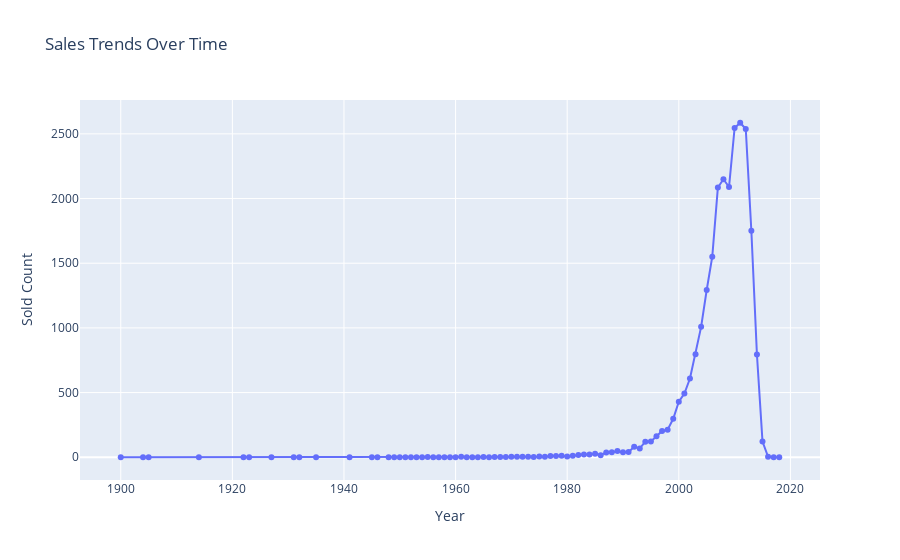
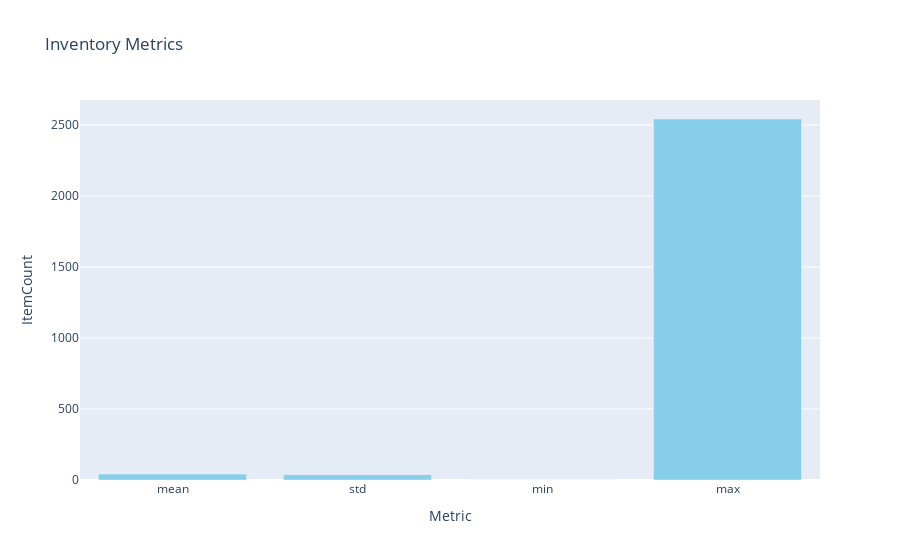

Here is the notebook cell these charts were saved with, in order:
### Code cell
import plotly.graph_objects as go

# Sales Trends Over Time
sales_trends = df.groupby('ReleaseYear')['SoldCount'].sum().reset_index()

sales_line_chart = go.Figure()

sales_line_chart.add_trace(go.Scatter(x=sales_trends['ReleaseYear'], y=sales_trends['SoldCount'], mode='lines+markers', name='Sales Trends'))
sales_line_chart.update_layout(title='Sales Trends Over Time',
                               xaxis_title='Year',
                               yaxis_title='Sold Count')

# Inventory Metrics
inventory_metrics = df.describe().loc[['mean', 'std', 'min', 'max'], 'ItemCount'].reset_index()
inventory_metrics.columns = ['Metric', 'ItemCount']

inventory_bar_plot = go.Figure()

inventory_bar_plot.add_trace(go.Bar(x=inventory_metrics['Metric'], y=inventory_metrics['ItemCount'], marker_color='skyblue', name='Inventory Metrics'))
inventory_bar_plot.update_layout(title='Inventory Metrics',
                                 xaxis_title='Metric',
                                 yaxis_title='ItemCount')

# Display visualizations
sales_line_chart.show()
inventory_bar_plot.show()

### Figure 1 — Plotly figure (JSON) as saved in the notebook; plotly's stock layout.template omitted (floating-point values rounded to 4 significant figures)
{"data": [{"mode": "lines+markers", "name": "Sales Trends", "type": "scatter", "x": [1900, 1904, 1905, 1914, 1922, 1923, 1927, 1931, 1932, 1935, 1941, 1945, 1946, 1948, 1949, 1950, 1951, 1952, 1953, 1954, 1955, 1956, 1957, 1958, 1959, 1960, 1961, 1962, 1963, 1964, 1965, 1966, 1967, 1968, 1969, 1970, 1971, 1972, 1973, 1974, 1975, 1976, 1977, 1978, 1979, 1980, 1981, 1982, 1983, 1984, 1985, 1986, 1987, 1988, 1989, 1990, 1991, 1992, 1993, 1994, 1995, 1996, 1997, 1998, 1999, 2000, 2001, 2002, 2003, 2004, 2005, 2006, 2007, 2008, 2009, 2010, 2011, 2012, 2013, 2014, 2015, 2016, 2017, 2018], "y": [0, 0, 0, 0, 0, 0, 0, 0, 0, 0, 0, 0, 0, 0, 0, 0, 0, 0, 0, 0, 1, 0, 0, 0, 0, 0, 3, 0, 0, 0, 2, 0, 1, 1, 1, 4, 3, 3, 4, 1, 5, 3, 9, 10, 12, 5, 11, 17, 22, 22, 27, 16, 37, 39, 48, 38, 40, 81, 68, 120, 121, 162, 203, 213, 297, 430, 493, 609, 797, 1008, 1293, 1551, 2085, 2149, 2089, 2546, 2586, 2538, 1751, 794, 122, 3, 0, 0]}], "layout": {"autosize": true, "title": {"text": "Sales Trends Over Time"}, "xaxis": {"autorange": true, "range": [1893.0, 2025.0], "title": {"text": "Year"}, "type": "linear"}, "yaxis": {"autorange": true, "range": [-213.4, 2799.0], "title": {"text": "Sold Count"}, "type": "linear"}}}

### Figure 2 — Plotly figure (JSON) as saved in the notebook; plotly's stock layout.template omitted (floating-point values rounded to 4 significant figures)
{"data": [{"marker": {"color": "skyblue"}, "name": "Inventory Metrics", "type": "bar", "x": ["mean", "std", "min", "max"], "y": [41.43, 37.54, 0, 2542]}], "layout": {"autosize": true, "title": {"text": "Inventory Metrics"}, "xaxis": {"autorange": true, "range": [-0.5, 3.5], "title": {"text": "Metric"}, "type": "category"}, "yaxis": {"autorange": true, "range": [0, 2676.0], "title": {"text": "ItemCount"}, "type": "linear"}}}
